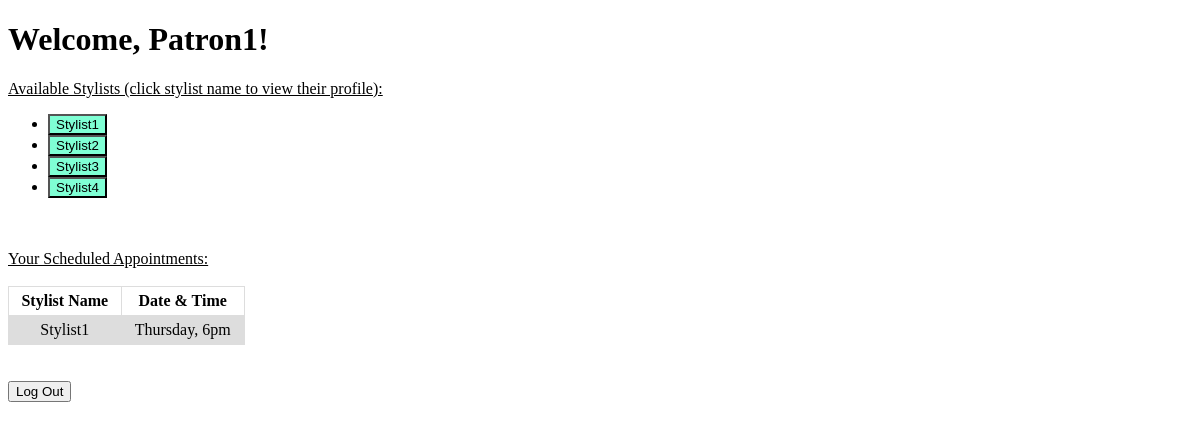
The app's page /patron-logged-in-page/Patron1, older data.
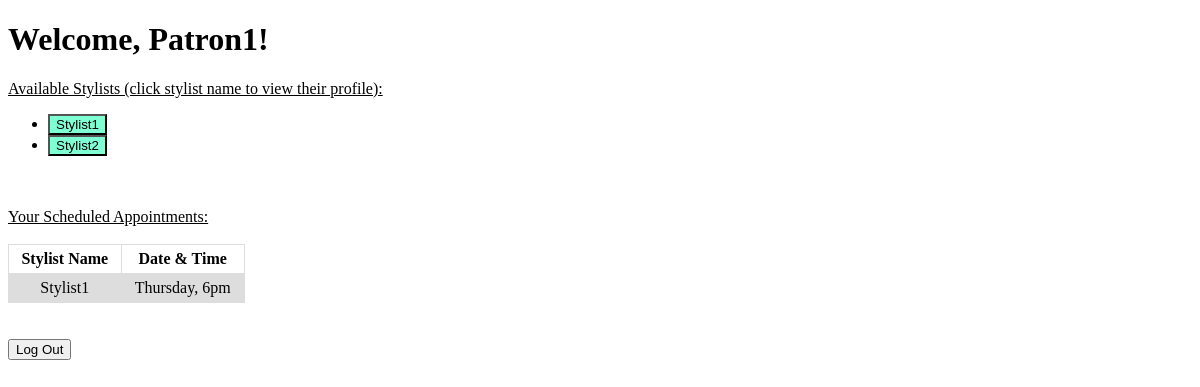
The same page, newer data.
### salon.py (models this page shows, shortened)
class Stylist(db.Model):
    id = db.Column(db.Integer, primary_key=True)
    name = db.Column(db.String(80))
    username = db.Column(db.String(80))
    password = db.Column(db.String(80))
    appointments = db.relationship('Appointment', backref='stylist', lazy='select')

class Appointment(db.Model):
    id = db.Column(db.Integer, primary_key=True)
    day = db.Column(db.String(80))
    time = db.Column(db.String(80))
    stylist_id = db.Column(db.Integer, db.ForeignKey('stylist.id'))
    patron_id = db.Column(db.Integer, db.ForeignKey('patron.id'))

### salon.py (the view)
@app.route("/patron-logged-in-page/<patron>")
def patron_logged_in_page(patron):
    pat = Patron.query.filter_by(name=patron).first()
    stylists = Stylist.query
    return render_template("patron_logged_in.html", patron=pat, stylists=Stylist.query.all())

### templates/patron_logged_in.html (shortened to what this page needs)
{% extends 'base.html' %}
{% block content %}
<h1>Welcome, {{patron.name}}!</h1>
<div>
    <u>Available Stylists (click stylist name to view their profile):</u>
    {% if stylists %}
        <ul>
        {% for stylist in stylists %}
            <li>
            <form action="{{ url_for('stylist_logged_in_page', patron=patron.name, stylist=stylist.name) }}" method="get">
                <input style="background-color:aquamarine" type="submit" value="{{stylist.name}}"/>
            </form>
            </li>
        {% endfor %}
        </ul>
    {% else %}
        <p>No stylists work at the salon!</p>
    {% endif %}
</div>
<br>
<br>
<u>Your Scheduled Appointments:</u>
<br>
<br>
<table>
{% if patron.appointments%}
    <th>Stylist Name</th>
    <th>Date & Time</th>
    {% for appointment in patron.appointments %}
        <tr>
            <td>{{ appointment.stylist.name }}</td>
            <td>{{ appointment.day }}, {{ appointment.time }}</td>
        </tr>
    {% endfor %}
{% else %}
    <tr>
        <td colspan="2">You have no appointments scheduled.</td>
    </tr>
{% endif %}
</table>
<br>
<br>
<form action="{{ url_for('login_page') }}" method="get">
    <input type="submit" value="Log Out"/>
</form>
{% endblock %}

Row changes from the older to the newer data that the page shows:
removed Stylist: name "Stylist3"
removed Stylist: name "Stylist4"
